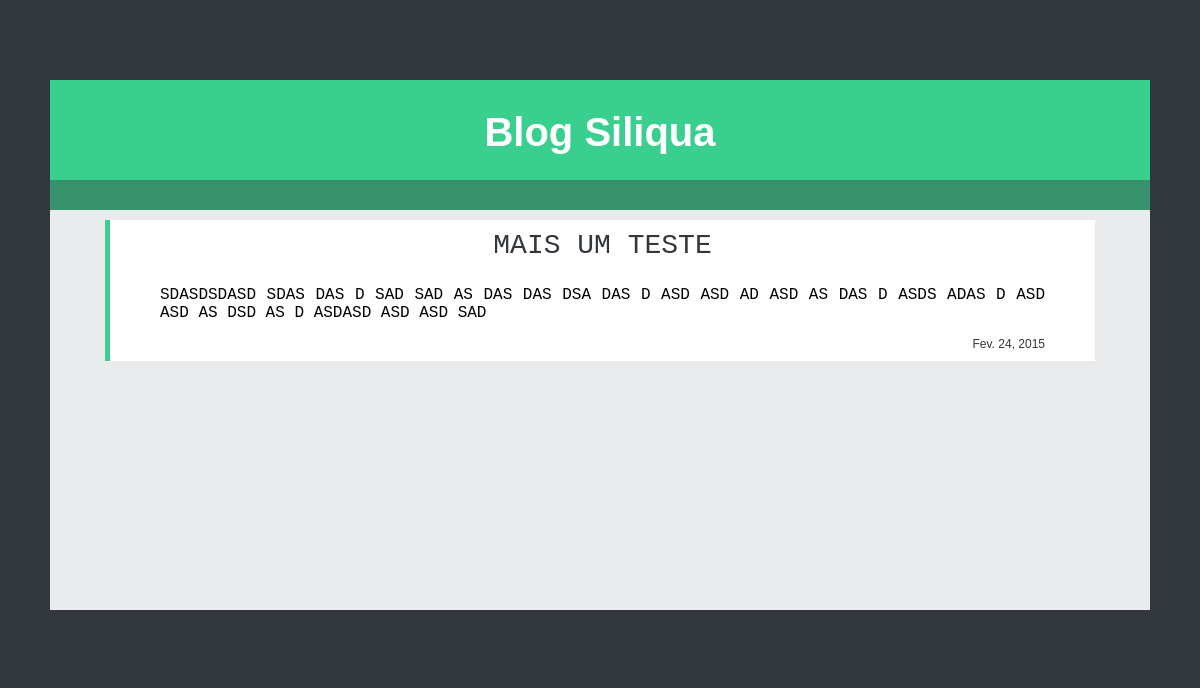
The page /blog/view/mais.html on the database its author committed.
### blog/models.py (models this page shows, shortened)
class Blog(models.Model):
    class Meta:
            ordering = ('-posted',)
    titulo = models.CharField(max_length=100, unique=True)
    slug = models.SlugField(max_length=100, unique=True)
    body = models.TextField()
    posted = models.DateField()
    categoria = models.ForeignKey('blog.Categoria')
    resumo = models.TextField()

### blog/views.py (the view)
def view_post(request, slug):
    return render_to_response('view_post.html', {
        'post': get_object_or_404(Blog, slug=slug)
    })

### templates/view_post.html (shortened to what this page needs)
<!DOCTYPE html>
<html>
	<head>
    </head>
        <body>
            <div class="top" ></div>
            <header>
                  <a href="http://127.0.0.1:8000/"><h1> Blog Siliqua </h1></a>
             </header>
        <div class="tudo" >
            <article>
              <div class="titulo">  {% block head_title %}{{ post.titulo }}{% endblock %}</div>
                {% block content %}
                    <div class="post">{{ post.body }}</div>
                {% endblock %}
                <div class="data">{{ post.posted}}</div>
            </article>
        </div>
        <div class="rodape" ></div>
    </body>
</html>

### templates/view_post.html (style rules this page uses)
* { padding: 0px; margin: 0px; background-color: #32373D; }
body { width: 1100px; margin: 0 auto; }
.top { background-color: #32373D; width: 100%; height: 80px; }
.rodape { background-color: #32373D; width: 100%; height: 50px; }
header { width: 100%; height: 100px; background-color:#39CF8F; border-bottom: 30px solid #36916C; }
.tudo { background-color: #E9EBED; width: 100%; min-height: 400px; float: left; }
article { width: 90%; margin: 0 auto; margin-top: 10px; background-color: #FFFFFF; }
.titulo { padding-top: 10px; padding-bottom: 10px; background-color: transparent; text-align: center; font-family: Monaco, Menlo, Consolas, "Courier New", monospace; border-left: 5px solid #39D091; font-size: 28px; color: #32373D; }
.data { border-left: 5px solid #39D091; text-align: right; background-color: transparent; color: #32373D; font-size: 12px; text-decoration: none; list-style-type: none; background-color: transparent; margin-right: 50px; padding-bottom: 10px; font-family:'Lobster', arial, serif; }
h1 { padding-top: 30px; background-color: transparent; text-align: center; font-family:'Lobster', arial, serif; font-size: 40px; color:#FFFFFF; }
.post { background-color: transparent; font-family: "Bitstream Vera Sans Mono", Monaco, "Courier New", Courier, monospace; padding-top: 15px; padding-bottom: 15px; text-align: justify; padding-left: 50px; padding-right: 50px; border-left: 5px solid #39D091; }
a { text-decoration: none; }

### rows shown on the page
Blog: titulo "MAIS UM TESTE", body "SDASDSDASD SDAS DAS D SAD SAD AS DAS DAS DSA DAS D ASD ASD AD ASD AS DAS D ASDS ADAS D ASD ASD AS DSD AS D ASDASD ASD ASD SAD", posted "Fev. 24, 2015"
